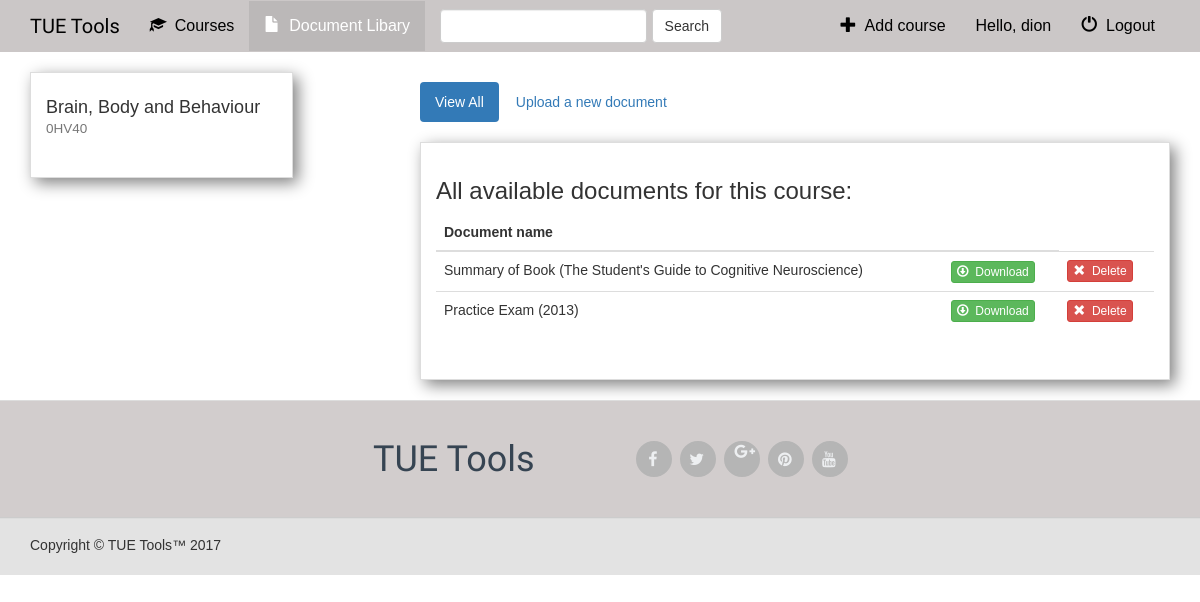
Screenshot of /tuetools/1/ (signed in) with the database file from the repository.
### tuetools/models.py (models this page shows, shortened)
class Course(models.Model):
    course_name = models.CharField(max_length=100)
    course_code = models.CharField(max_length=10)
    is_current_course = models.BooleanField(default=False)

class Document(models.Model):
    user = models.ForeignKey(User, default=1)
    course = models.ForeignKey(Course, on_delete=models.CASCADE)
    file_type = models.CharField(max_length=10)
    document_file = models.FileField(default='')
    document_name = models.CharField(max_length=250)
    is_favorite = models.BooleanField(default=False)

### tuetools/views.py (the view)
# urls.py: url(r'^(?P<course_id>[0-9]+)/$', views.detail, name='detail'),
def detail(request, course_id):
    if not request.user.is_authenticated():
        return render(request, 'tuetools/login.html')
    else:
        user = request.user
        course = get_object_or_404(Course, pk=course_id)
        return render(request, 'tuetools/detail.html', {'course': course, 'user': user})

### tuetools/templates/tuetools/detail.html (shortened to what this page needs)
{% extends 'tuetools/base.html' %}
{% block documents_active %}active{% endblock %}
{% block body %}
<div class="container documents-container">
    <div class="row">
        <div class="col-sm-4 col-md-3">
            <div class="panel panel-default">
                <div class="panel-body">
                    <h4>{{ course.course_name }} <small>{{ course.course_code }}</small></h4>
                </div>
            </div>
        </div>
        <div class="col-sm-8 col-md-8 col-md-offset-1">
            <ul class="nav nav-pills" style="margin-bottom: 10px;">
                <li role="presentation" class="active"><a href="{% url 'tuetools:detail' course.id %}">View All</a></li>
                <li role="presentation"><a href="{% url 'tuetools:upload_document' course.id %}">Upload a new document</a></li>
            </ul>
            <div class="panel panel-default" id="documents">
                <div class="panel-body"	>
                    <h3>All available documents for this course:</h3>
                    <table class="table">
                        <thead>
                        <tr>
                            <th>Document name</th>
                            <th></th>
                        </tr>
                        </thead>
                        <tbody>
                        {% for document in course.document_set.all %}
                            <tr>
                                <td>{{ document.document_name }}</td>
                                <td>
                                    <a target="_blank" href="{{ document.document_file.url }}">
                                        <button type="button" class="btn btn-success btn-xs">
                                            <span class="glyphicon glyphicon-download"></span>&nbsp; Download
                                        </button>
                                    </a>
                                </td>
                                <td>
                                    {% if document.user == user %}
                                        <form action="{% url 'tuetools:delete_document' course.id document.id %}" method="post" style="display: inline;">
                                            <button type="submit" class="btn btn-danger btn-xs">
                                                <span class="glyphicon glyphicon-remove"></span>&nbsp; Delete
                                            </button>
                                        </form>
                                    {% endif %}
                                </td>
                            </tr>
                        {% endfor %}
                        </tbody>
                    </table>
                </div>
            </div>
        </div>
    </div>
</div>
{% endblock %}

### tuetools/templates/tuetools/base.html (shortened to what this page needs)
<!DOCTYPE html>
<html lang="en">
<head>
    {% load staticfiles %}
    <link rel="stylesheet" href="https://maxcdn.bootstrapcdn.com/bootstrap/3.3.7/css/bootstrap.min.css">
    <link rel="stylesheet" type="text/css" href="{% static '/tuetools/style.css' %}"/>
	<link href="//maxcdn.bootstrapcdn.com/font-awesome/4.2.0/css/font-awesome.min.css" rel="stylesheet">
</head>
<body>
<nav class="navbar navbar-inverse">
    <div class="container">
        <div class="navbar-header">
            <a class="navbar-brand" href="{% url 'tuetools:index' %}">TUE Tools</a>
        </div>
        <div class="collapse navbar-collapse" id="navBarTop">
            <ul class="nav navbar-nav">
                <li class="{% block courses_active %}{% endblock %}"><a href="{% url 'tuetools:courses_list' %}"><span class="glyphicon glyphicon-education" aria-hidden="true"></span>&nbsp; Courses</a></li>
                <li class="{% block documents_active %}{% endblock %}"><a href="{% url 'tuetools:documents_list' %}"><span class="glyphicon glyphicon-file" aria-hidden="true"></span>&nbsp; Document Libary</a></li>
            </ul>
            <form class="navbar-form navbar-left" role="search" method="get" action="{% url 'tuetools:courses_list' %}">
                <div class="form-group">
                    <input type="text" class="form-control" name="q" value="{{ request.GET.q }}">
                </div>
                <button type="submit" class="btn btn-default">Search</button>
            </form>
            <ul class="nav navbar-nav navbar-right">
                {% if user.is_superuser %}
                    <li><a href="{% url 'tuetools:add_course' %}"><span class="glyphicon glyphicon-plus" aria-hidden="true"></span>&nbsp; Add course</a></li>
                {% endif %}
                {% if user.is_authenticated %}
                    <li><a href="{% url 'tuetools:documents_uploaded' %}">Hello, {{ user.username }}</a></li>
                    <li><a href="{% url 'tuetools:logout_user' %}"><span class="glyphicon glyphicon-off" aria-hidden="true"></span>&nbsp; Logout</a></li>
                {% else %}
                    <li class="{% block login_active %}{% endblock %}"><a href="{% url 'tuetools:login_user' %}">Log in</a></li>
                {% endif %}
            </ul>
        </div>
    </div>
</nav>
{% block body %}
{% endblock %}
<footer>
    <div class="footer" id="footer">
        <div class="container">
            <div class="row">
                    <h1 class="name col-md-3 col-md-offset-3"> TUE Tools </h1>
                <div class="col-md-3">
                    <ul class="social">
                        <li> <a href="https://www.facebook.com/"> <i class=" fa fa-facebook">   </i> </a> </li>
                        <li> <a href="https://twitter.com/"> <i class="fa fa-twitter">   </i> </a> </li>
                        <li> <a href="https://plus.google.com/"> <i class="fa fa-google-plus">   </i> </a> </li>
                        <li> <a href="https://pinterest.com/"> <i class="fa fa-pinterest">   </i> </a> </li>
                        <li> <a href="https://www.youtube.com/"> <i class="fa fa-youtube">   </i> </a> </li>
                    </ul>
                </div>
            </div>
        </div>
    </div>
    <div class="footer-bottom">
        <div class="container">
            <p class="pull-left"> Copyright © TUE Tools™ 2017 </p>
        </div>
    </div>
</footer>
</body>
</html>

### tuetools/static/tuetools/style.css (style rules this page uses)
body { font-family: "Trebuchet MS", Helvetica, sans-serif; font-weight: 300; }
.navbar { border-radius: 0; background-color: #CBC7C7; font-family: "Trebuchet MS", Helvetica, sans-serif; font-weight: 300; font-size: 16px; margin-bottom: 0px; }
.navbar-inverse .navbar-nav>li>a { color: #000000; }
.navbar-inverse { background-color: #CBC7C7; border-color: #CBC7C7; }
.navbar-brand { font-family: 'Exo', sans-serif; font-size: 20px; }
.navbar-inverse .navbar-brand { color: #000000; }
.navbar-inverse .navbar-nav>.active>a, .navbar-inverse .navbar-nav>.active>a:focus, .navbar-inverse .navbar-nav>.active>a:hover { color: #fff; background-color: #BBB8B8; }
h1.name { font-family: 'Exo', sans-serif; line-height: 27px; margin-top: 5px; margin-bottom: 0; padding: 0; color: #364452; text-align: center; }
.footer { background: #D2CDCD; height: auto; padding-top: 40px; padding-bottom: 40px; position: relative; width: 100%; border-bottom: 1px solid #CCCCCC; border-top: 1px solid #DDDDDD; }
.footer ul { font-size: 13px; list-style-type: none; color: #7F8C8D; line-height: 27px; padding-left:0; width:220px; margin:0 auto; }
.footer ul li a { padding: 0 0 5px 0; display: block; }
.footer a { color: #78828D }
.social li { background: none repeat scroll 0 0 #B5B5B5; border: 2px solid #B5B5B5; -webkit-border-radius: 50%; -moz-border-radius: 50%; -o-border-radius: 50%; -ms-border-radius: 50%; border-radius: 50%; float: left; height: 36px; line-height: 36px; margin: 0 8px 0 0; padding: 0; text-align: center; width: 36px; transition: all 0.5s ease 0s; -moz-transition: all 0.5s ease 0s; -webkit-transition: all 0.5s ease 0s; -ms-transition: all 0.5s ease 0s; -o-transition: all 0.5s ease 0s; }
.social li a { color: #EDEFF1; }
.social li a i { font-size: 16px; margin: 0 0 0 5px; color: #EDEFF1 !important; }
.footer-bottom { background: #E3E3E3; border-top: 1px solid #DDDDDD; padding-top: 10px; padding-bottom: 10px; }
.footer-bottom p.pull-left { padding-top: 6px; }
.panel { margin-top: 20px; box-shadow: 5px 5px 15px grey; border-radius: 0px; padding: 0 0 1em 0; }
.nav-pills { margin-top: 30px; margin-bottom: 0px; }

### rows the page displays
Course: course_name "Brain, Body and Behaviour", course_code "0HV40"
Document: document_name "Summary of Book (The Student's Guide to Cognitive Neuroscience)"
Document: document_name "Practice Exam (2013)"

### other values shown
{{ user.username }} "dion"
